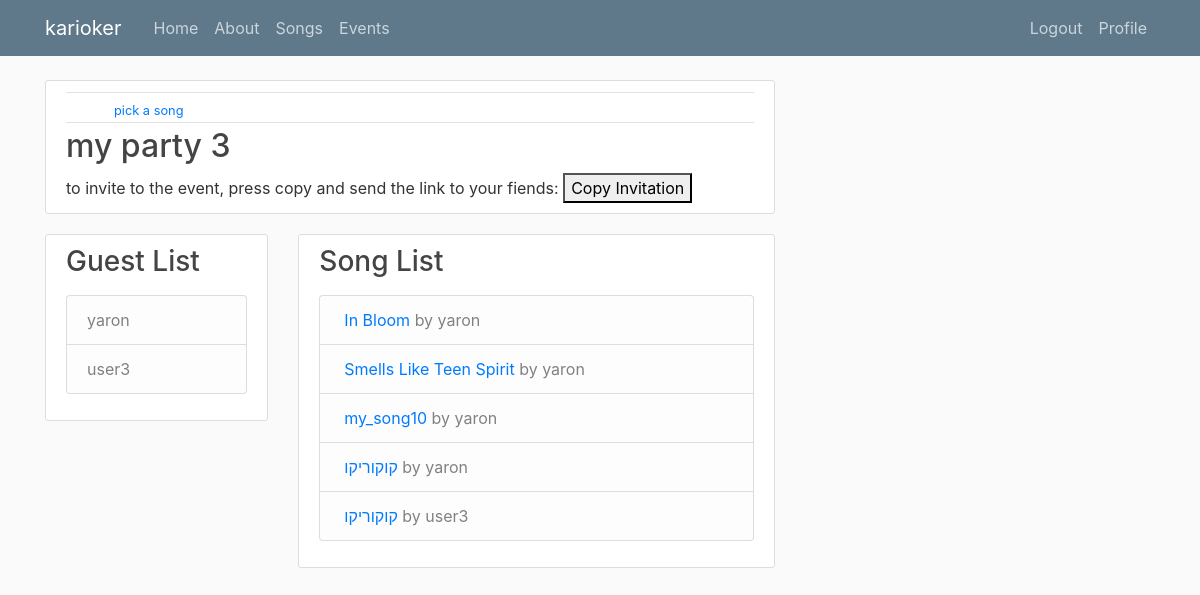
/event/5/ (signed in), run on the app's committed database.
### event/models.py (models this page shows, shortened)
class Event(models.Model):
    name = models.CharField(max_length=100)
    orgenizer = models.ForeignKey(User, on_delete=models.CASCADE)
    def get_invite_token(self, expires_sec=86400):
        s = Serializer('hf39h4nf3948fn93u8fn39hnvrh30h', expires_sec)
        return s.dumps({'event_id': self.id}).decode('utf-8')
    def __str__(self):
        return self.name

class EventGuests(models.Model):
    event = models.ForeignKey(Event, on_delete=models.CASCADE)
    guest = models.ForeignKey(User, on_delete=models.CASCADE)

class EventSongs(models.Model):
    singer = models.ForeignKey(EventGuests, on_delete=models.CASCADE)
    song = models.ForeignKey(Songs, on_delete=models.CASCADE)

### karioker/models.py (models this page shows, shortened)
class Songs(models.Model):
	name = models.CharField(max_length=100)
	performer = models.ForeignKey(Performers, on_delete=models.CASCADE)
	songwriter = models.ForeignKey(SongWriters, on_delete=models.CASCADE)
	composer = models.ForeignKey(Composers, on_delete=models.CASCADE)
	lyrics_url = models.CharField(max_length=400)
	chords_url = models.CharField(max_length=400)
	lyrics = models.TextField()
	chords = models.TextField()
	def __str__(self):
		return self.name

### event/views.py (the view)
# urls.py: path('<int:pk>/', event_with_details, name='event-detail'),
@login_required
def event_with_details(request,pk):
    event = Event.objects.get(id=pk)
    event_invitation_token=event.get_invite_token()
    guest_list = EventGuests.objects.filter(event=event.id)
    event_song_list = EventSongs.objects.none()
    for singer in guest_list:
        event_song_list |= EventSongs.objects.filter(singer=singer)
    context = {'event': event, 'guest_list': guest_list,"event_song_list" :event_song_list, 'event_invitation_token':event_invitation_token}
    return render(request, 'event/event_detailed.html', context)

### event/templates/event/event_detailed.html (shortened to what this page needs)
{% extends "karioker/base.html" %}
{% block content %}
  <article class="media content-section">
    <div class="media-body">
      <div class="article-metadata">
      </div>
      <div class="article-metadata">
        <small class="text-muted">
              <a class="ml-4", href="{%url 'karioker-songs' %}?event_id={{event.id}}" >  pick a song </a>
        </small>
      </div>
      <h2>{{ event}}</h2>
        to invite to the event, press copy and send the link to your fiends:
        <button onclick="copy('Lorem ipsum dolor sit amet\nconsectetur adipiscing elit')">
            Copy Invitation
        </button>
    </div>
  </article>
 <div class="row">
  <div class="col-md-4">
    <div class="content-section">
      <h3>Guest List</h3>
      <p class='text-muted'>
        <ul class="list-group">
         {% for guest in guest_list %}
          <li class="list-group-item list-group-item-light">
              {{ guest.guest }}
          </li>
    {% endfor %}
        </ul>
      </p>
    </div>
  </div>
  <div class="col-md-8">
    <div class="content-section">
      <h3>Song List</h3>
      <p class='text-muted'>
        <ul class="list-group">
    {% for song in event_song_list %}
          <li class="list-group-item list-group-item-light">
                <a class="ml-1" href="{% url 'song-detail' song.song.id %}">{{ song.song }}</a> by {{ song.singer.guest}}
          </li>
    {% endfor %}
        </ul>
      </p>
    </div>
  </div>
</div>
<!DOCTYPE html>
<html>
  <head>
  </head>
</html>
{% endblock content %}

### karioker/static/karioker/main.css (style rules this page uses)
body { background: #fafafa; color: #333333; margin-top: 5rem; }
h1, h2, h3, h4, h5, h6 { color: #444444; }
ul { margin: 0; }
.content-section { background: #ffffff; padding: 10px 20px; border: 1px solid #dddddd; border-radius: 3px; margin-bottom: 20px; }
.article-metadata { padding-bottom: 1px; margin-bottom: 4px; border-bottom: 1px solid #e3e3e3 }

### data on the page
Event: name "my party 3"
EventGuests: guest "yaron"
EventGuests: guest "user3"
EventSongs: song "In Bloom", singer.guest "yaron"
EventSongs: song "Smells Like Teen Spirit", singer.guest "yaron"
EventSongs: song "my_song10", singer.guest "yaron"
EventSongs: song "קוקוריקו", singer.guest "yaron"
EventSongs: song "קוקוריקו", singer.guest "user3"
